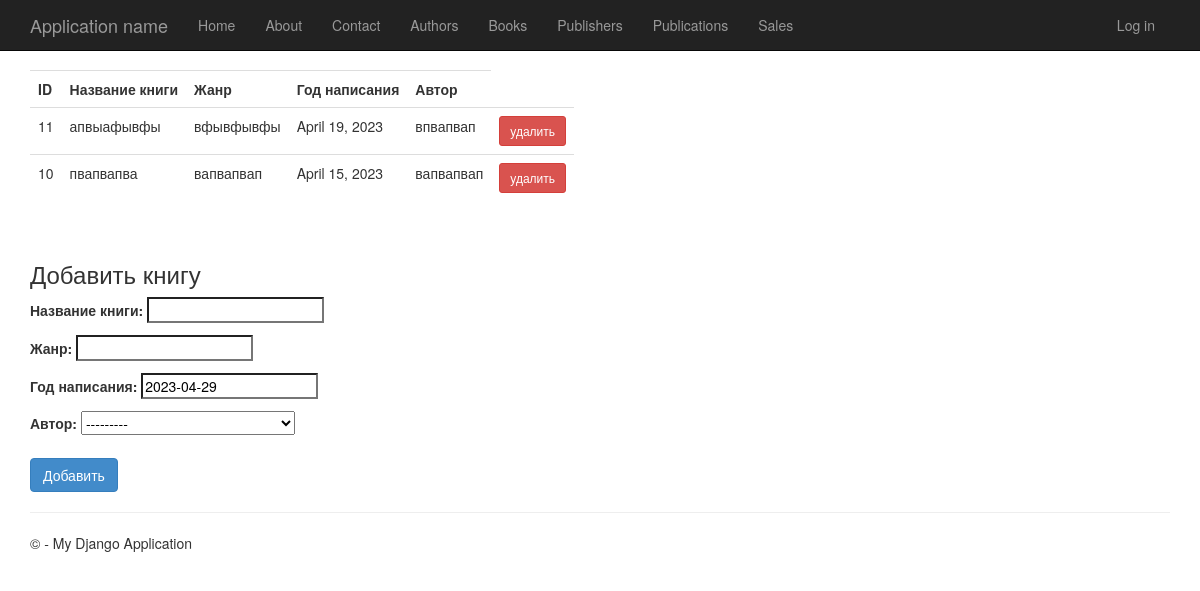
The page /books/ on the database its author committed.
### app/models.py (models this page shows, shortened)
class Books(models.Model):
    name = models.CharField(max_length=60, verbose_name="Название книги")
    genre = models.CharField(max_length=60, verbose_name="Жанр")
    write_date = models.DateField(default=date.today, verbose_name="Год написания")
    author = models.ForeignKey(Authors, on_delete=models.CASCADE, verbose_name="Автор")
    class Meta:
        verbose_name = 'Книга'
        verbose_name_plural = 'Книги'
        ordering = ['name']

class Authors(models.Model):
    FIO = models.CharField(max_length=100, verbose_name="ФИО")
    birth_date = models.DateField(default=date.today, verbose_name="Дата рождения")
    def __str__(self):
        return f"{self.FIO}, {self.birth_date}"
    class Meta:
        verbose_name = 'Автор'
        verbose_name_plural = 'Авторы'
        ordering = ['FIO']

### app/views.py (the view)
# urls.py: path('books/', BooksCreateView.as_view(), name='books'),
class BooksCreateView(CreateView):
    template_name = 'app/books.html'
    form_class = BooksForm
    success_url = reverse_lazy('books')
    def get_context_data(self, **kwargs):
        context = super().get_context_data(**kwargs)
        context['books'] = Books.objects.all()
        return context

### app/forms.py
class BooksForm(ModelForm):
    class Meta:
        model = Books
        fields = ('name', 'genre', 'write_date', 'author')

### app/templates/app/books.html (shortened to what this page needs)
{% extends "app/layout.html" %}
{% block content %}
  <table style="width: auto;" class="table table-hover mx-auto">
        <tr>
            <th> ID </th>
            <th> Название книги </th>
            <th> Жанр </th>
            <th> Год написания </th>
            <th> Автор </th>
        </tr>
        {% for book in books %}
        <tr>
            <td> {{ book.id }} </td>
            <td> {{ book.name }} </td>
            <td> {{ book.genre }} </td>
            <td> {{ book.write_date }} </td>
            <td> {{ book.author.FIO }} </td>
            <td>
                <button class="btn btn-sm btn-danger" onclick="delete_book({{ book.id }})">удалить</button>
            </td>
        </tr>
      {% empty %}
      Книг пока нет :(
      {% endfor %}
    </table >
<h3 style="margin-top: 60px">Добавить книгу</h3>
<form method="post">
    {{form.as_p}}
  <button style="margin-top: 10px" type="submit" class="btn btn-primary">Добавить</button>
</form>
{% endblock %}

### app/static/app/content/site.css (style rules this page uses)
body { padding-top: 50px; padding-bottom: 20px; }
input, select, textarea { max-width: 280px; }

### rows shown on the page
Books: id "11", name "апвыафывфы", genre "вфывфывфы", write_date "April 19, 2023", author.FIO "впвапвап"
Books: id "10", name "пвапвапва", genre "вапвапвап", write_date "April 15, 2023", author.FIO "вапвапвап"
